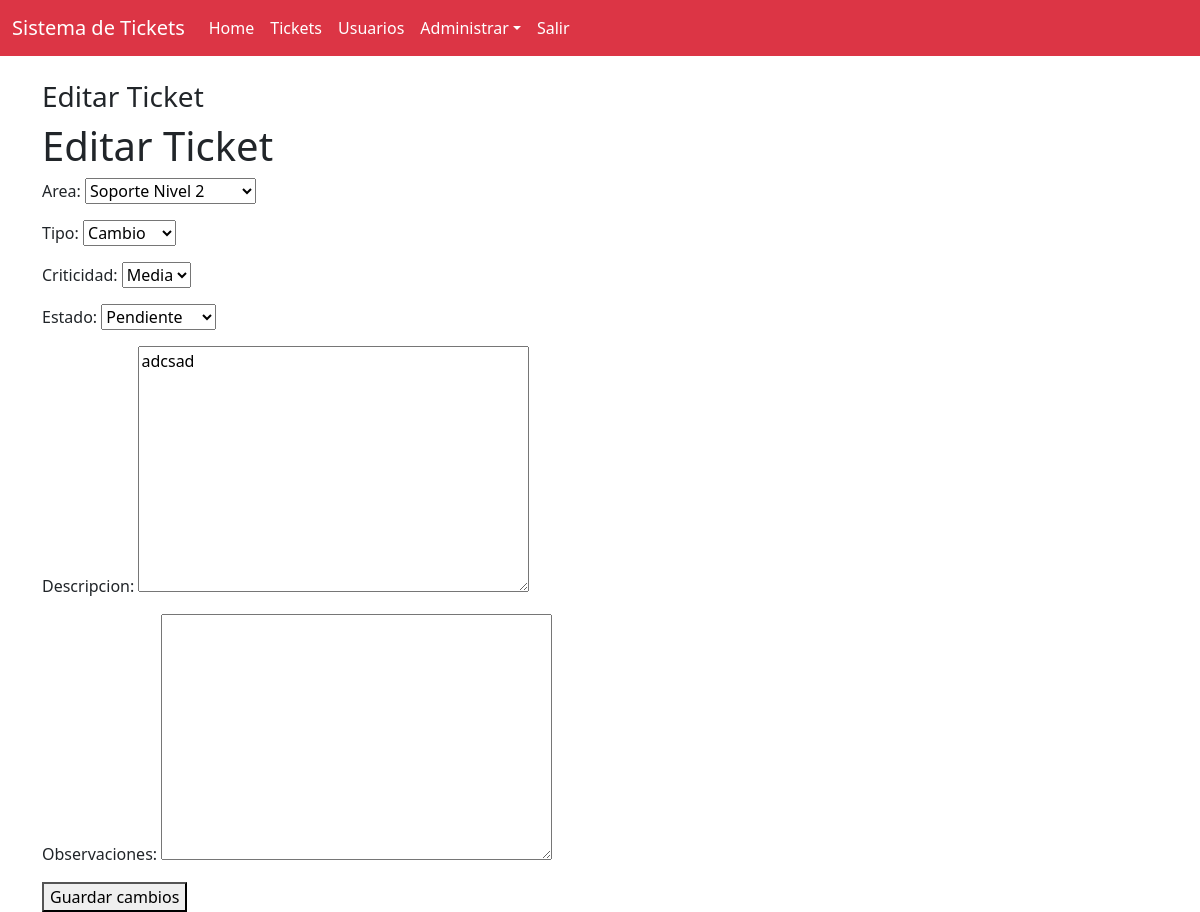
Page /1/editar_ticket (signed in) on the earlier database version.
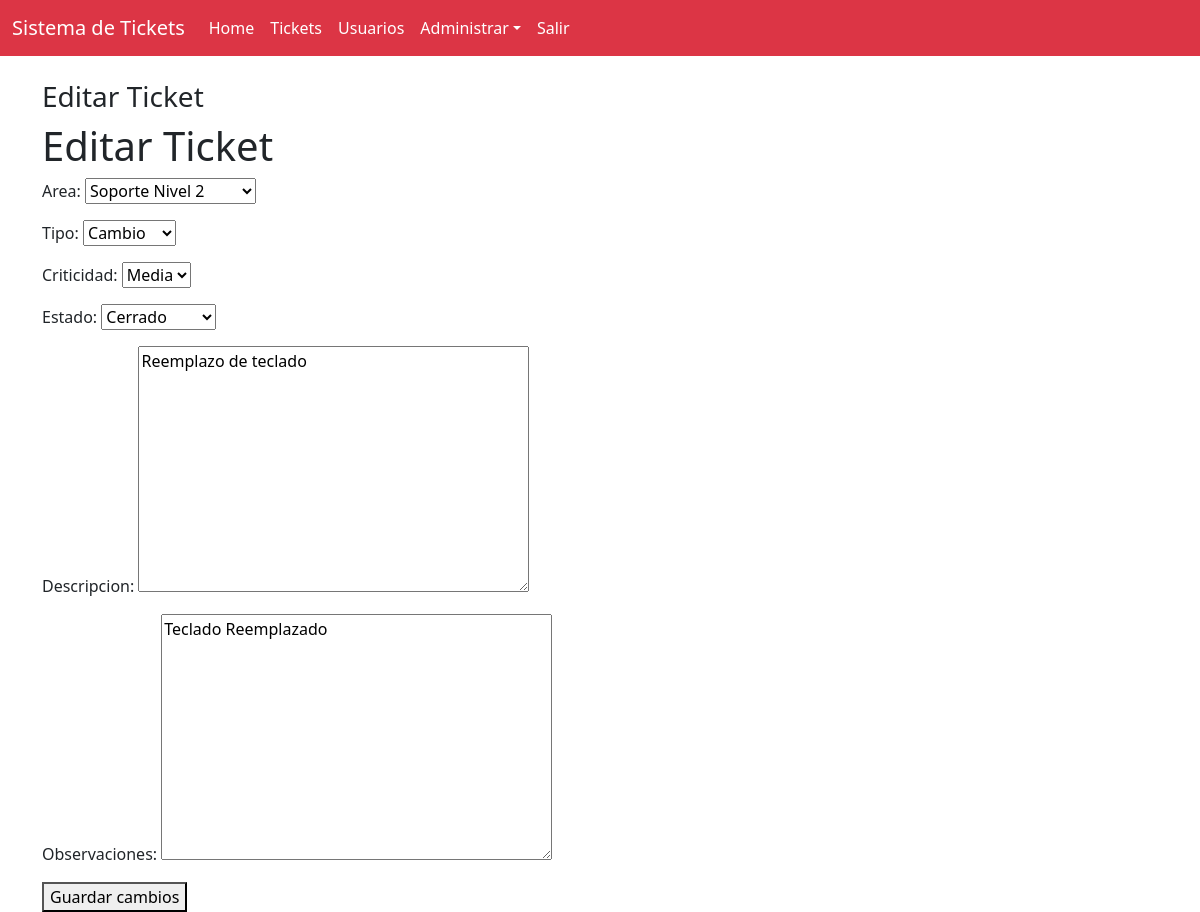
Same page on the later database version.
### core/models.py (models this page shows)
class Ticket(models.Model):
    fecha_creacion = models.DateTimeField(auto_now_add=True)
    cliente = models.ForeignKey(Usuario, on_delete=models.CASCADE, related_name='tickets_creados')
    ejecutivo = models.ForeignKey(Usuario, on_delete=models.CASCADE, related_name='tickets_asignados')
    area = models.ForeignKey("Area", on_delete=models.CASCADE, verbose_name="Area", default = 'Ejecutivo Telefonico')
    tipo = models.ForeignKey("Tipo", on_delete=models.CASCADE, verbose_name="Tipo",default='Solicitud')
    criticidad = models.ForeignKey("Criticidad", on_delete=models.CASCADE, verbose_name="Criticidad",default='Media')
    estado = models.ForeignKey("Estado", on_delete=models.CASCADE, verbose_name="Estado", default=1)
    descripcion = models.TextField()
    observaciones = models.TextField(blank=True)

### core/views.py (the view)
# urls.py: path('<int:id>/editar_ticket', vista_editar_ticket, name='editar_ticket'),
@login_required
def vista_editar_ticket(request, id):
    ticket = get_object_or_404(Ticket, id=id)
    if request.method == 'POST':
        form = FormEditarTicket(request.POST, instance=ticket)
        if form.is_valid():
            form.save()
            return redirect('tickets')
    else:
        form = FormEditarTicket(instance=ticket)
    return render(request, 'core/tickets/editar_ticket.html', {'form': form, 'ticket': ticket})

### core/forms.py
class FormEditarTicket(forms.ModelForm):
    class Meta:
        model = Ticket
        fields = ['area', 'tipo', 'criticidad', 'estado', 'descripcion', 'observaciones']

### core/models.py (called while the page is built)
    def __str__(self):
        return self.nombre_area

    def __str__(self) :
        return self.tipo_ticket

    def __str__(self):
        return self.nombre_criticidad

    def __str__(self):
        return self.estado_ticket

### core/templates/core/tickets/editar_ticket.html (shortened to what this page needs)
{% extends 'core/base.html' %}
{% block content %}
<h3> Editar Ticket </h3>
{% if request.user.is_authenticated %}
    <h1>Editar Ticket</h1>
    <form method="post">
        {{ form.as_p }}
        <button type="submit">Guardar cambios</button>
    </form>
{% endif %}
{% endblock %}

Differences in the rows shown:
changed Ticket "Soporte Nivel 2": estado "Pendiente" → "Cerrado"; descripcion "adcsad" → "Reemplazo de teclado"; observaciones (not shown) → "Teclado Reemplazado"
